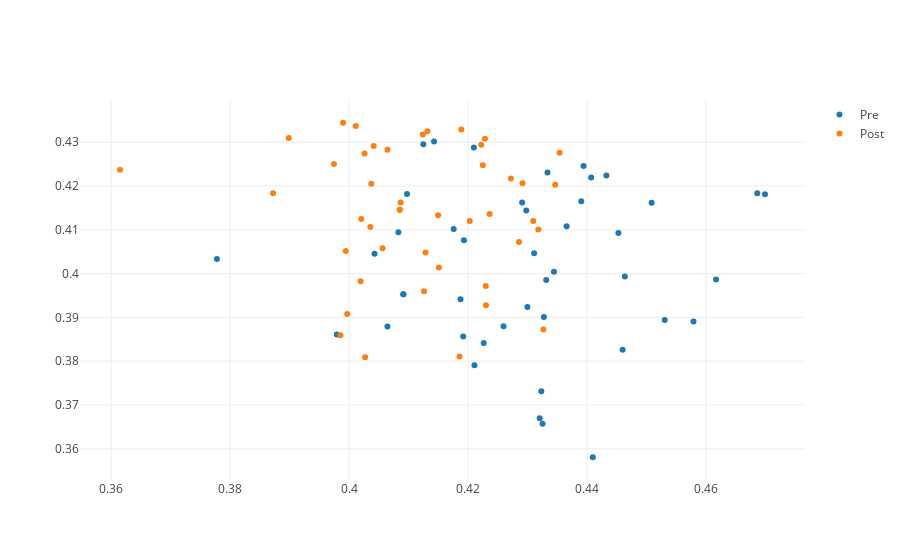

The code cell stored with this chart in its notebook:
### Code cell
print(len(resultListPre))
print(len(resultListPost))

significance = 0.05

groupResultsPre=GroupResults(resultListPre)
groupResultsPost=GroupResults(resultListPost)

for currMetric in groupResultsPre.metrics:
    gc=GroupCompare(groupResultsPre,groupResultsPost,currMetric)
    print("Metric:",gc.metric," p:",gc.p," Diff:",gc.p<significance)
    
    
fig=go.Figure()
fig.add_trace(go.Scatter(x=groupResultsPre.results["curvYPercentBack"],y=groupResultsPre.results["curvZPercentFront"],mode='markers',name='Pre'))
fig.add_trace(go.Scatter(x=groupResultsPost.results["curvYPercentBack"],y=groupResultsPost.results["curvZPercentFront"],mode='markers',name='Post'))
fig.show()
